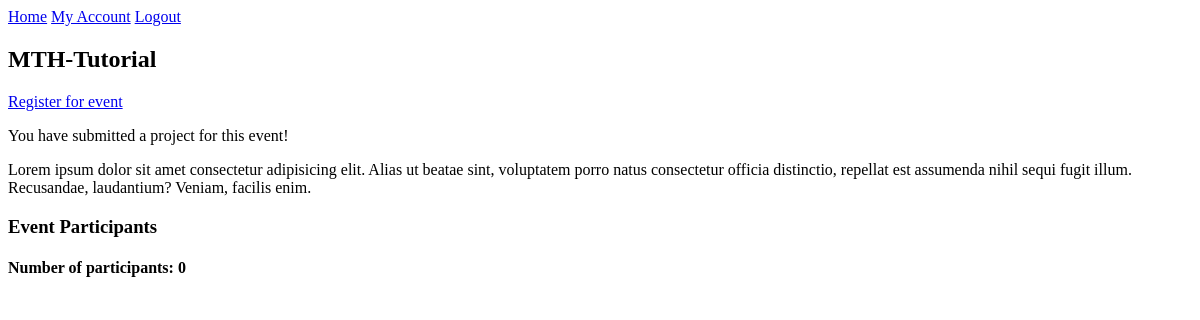
The app's page /event/2/ (signed in), older data.
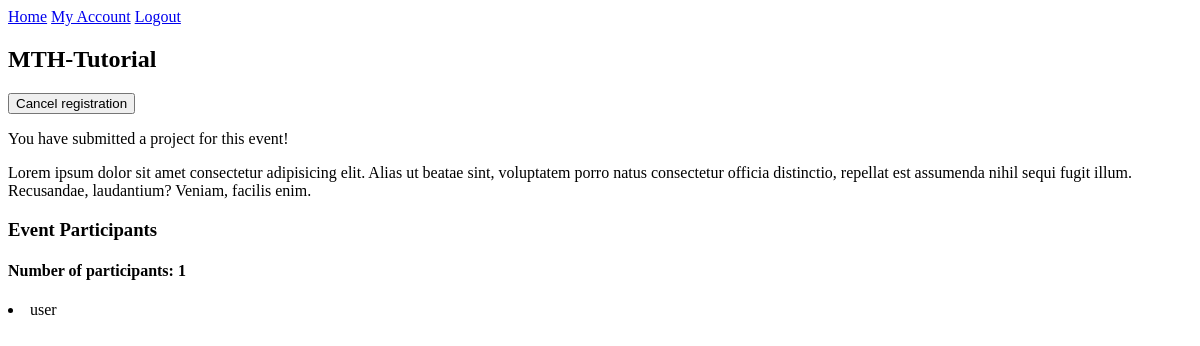
The same page, newer data.
### core/models.py (models this page shows, shortened)
class Event(models.Model):
    name = models.CharField(max_length=200)
    description = models.TextField( null=True, blank=True)
    participants = models.ManyToManyField(User, blank=True, related_name='events')
    date = models.DateTimeField()
    updated = models.DateTimeField(auto_now=True)
    created = models.DateTimeField(auto_now_add=True)

### users/models.py (models this page shows)
class User(AbstractUser):
    username = models.CharField(max_length=100, null=True, blank=True)
    name = models.CharField(max_length=100)
    email = models.EmailField(unique=True)
    bio = models.TextField(null= True, blank=True)
    hackthon_participant = models.BooleanField(default=True, null=False)
    USERNAME_FIELD = 'email' #makes username exempted
    REQUIRED_FIELDS = ['username']    #a must use when you use USERNAME_FIELD
    def __str__(self):
        return self.name

### core/views.py (the view, shortened to what this page needs)
# urls.py: path('event/<int:pk>/', EventView.as_view(), name='event'),
class EventView(View):
    def get(self, request, pk):
        try:
            event = Event.objects.get(pk=pk)
            user = request.user
            submitted = Submission.objects.filter(participant = request.user, event=event).exists()
            print('submitted>>>>>>>>:', submitted)
        except Event.DoesNotExist:
            messages.warning(request, "event not found")
            return redirect(request.META.get("HTTP_REFERER", '/'))
        context = {
            'event':event,
            'submitted':submitted
        }
        return render(request, 'core/event.html', context)

### templates/core/event.html (shortened to what this page needs)
{% extends 'base.html' %}
{% block content %}
<h2>{{event.name}}</h3>
{% if user not in event.participants.all %}
<a href="{% url 'confirm-event' event.id %}">Register for event</a>
{% else %}
<form  method="POST">
    <input type="submit" value="Cancel registration">
</form>
{% endif %}
{% if submitted %}
<p>You have submitted a project for this event!</p>
{% else %}
<a href="{% url 'project-submission' event.id %}">Submit a project</a>
{% endif %}
<p>{{event.description}}</p>
<div>
    <h3>Event Participants</h3>
        <h4>Number of participants: {{event.participants.all.count}}</h4>
    {% for p in event.participants.all %}
    <li>{{p}}</li>
    {% endfor %}
</div>
{% endblock content %}

Row changes from the older to the newer data that the page shows:
computed for Event "MTH-Tutorial": participants.all.count "0" → "1"
now on this page (row edited): User: name "user"
Text that changed along with them:
form field value: (not shown) → "Cancel registration"
text no longer shown: "Register for event"
